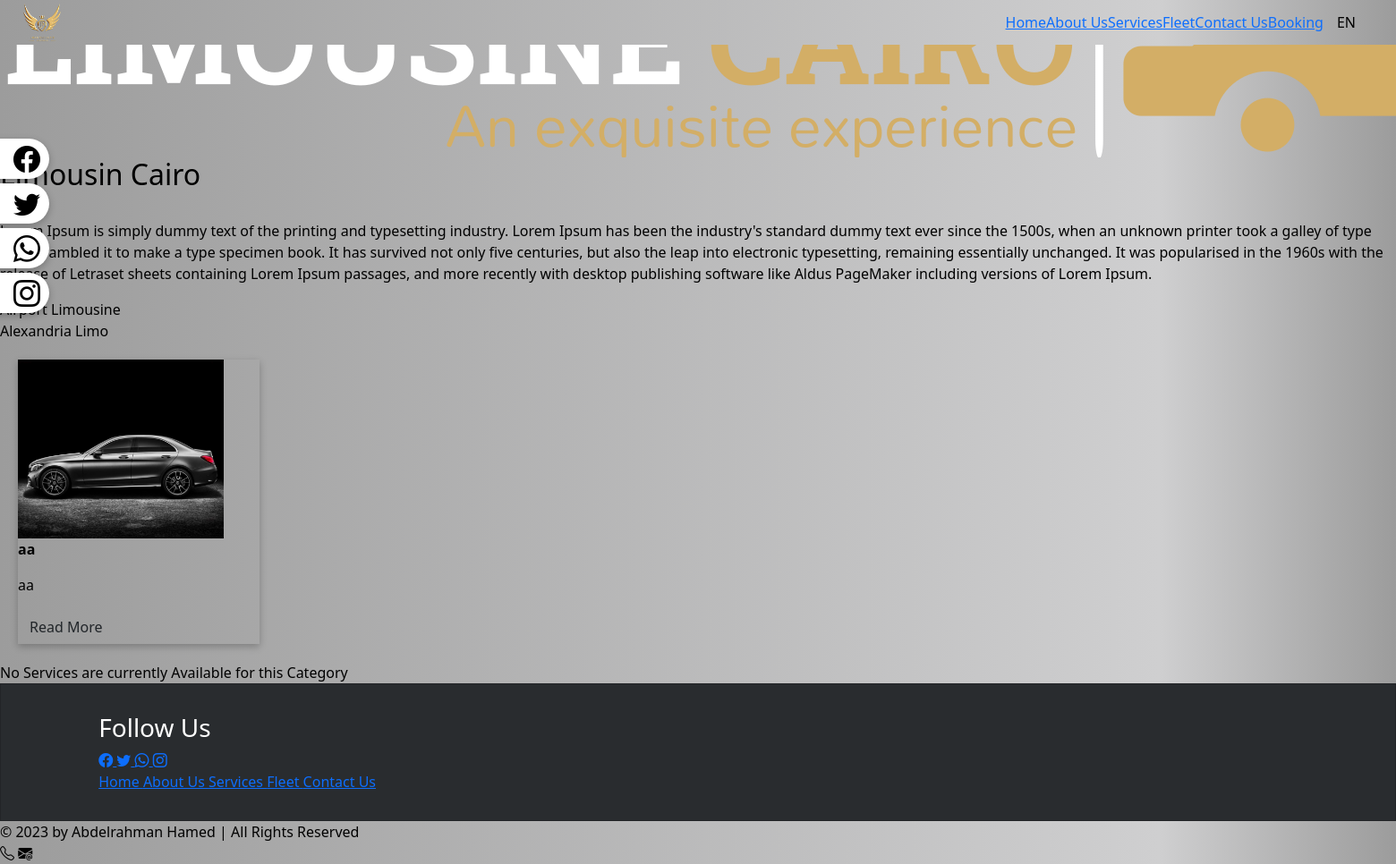
/services, run on the app's committed database.
### lc_app/models.py (models this page shows, shortened)
class Service_category(models.Model):
    title = models.CharField(max_length=200, unique=True)
    title_ar = models.CharField(max_length=200, unique=True)

class Service(models.Model):
    title = models.CharField(max_length=200, unique=True)
    title_ar = models.CharField(max_length=200, unique=True)
    thumbnail = models.ImageField(upload_to=extras.PathRename('services'), storage=extras.OverwriteStorage())
    summary = models.CharField(max_length=100)
    summary_ar = models.CharField(max_length=100)
    slider_image_1 = models.ImageField(upload_to=extras.PathRename('services', "_Slider_1"), storage=extras.OverwriteStorage())
    slider_image_2 = models.ImageField(upload_to=extras.PathRename('services', "_Slider_2"), storage=extras.OverwriteStorage())
    description = models.TextField()
    description_ar = models.TextField()
    description2 = models.TextField()
    description2_ar = models.TextField()
    category = models.ForeignKey(Service_category, on_delete=models.CASCADE)

### lc_app/views.py (the view)
# urls.py: path('services', views.services, name='services'),
def services(request):
    Services_cats = Service_category.objects.all()
    context = {
        'Categories': Services_cats,
    }
    return render(request, 'services_comp.html', context)

### templates/services_comp.html (shortened to what this page needs)
{% load static %}
{% load extras %}
<!DOCTYPE html>
{% if request.COOKIES.language == "AR" %}
    <html lang="ar" dir="rtl">
{% else %}
    <html lang="en" dir="ltr">
{% endif %}
<head>
    <link rel="stylesheet" type="text/css" href="{% static 'limo_app/main/styles.css' %}">
    <link rel="stylesheet" type="text/css" href="{% static 'limo_app/service/styles.css' %}">
    <link rel="stylesheet" type="text/css" href="{% static 'limo_app/section/styles.css' %}">
    <link rel="stylesheet" type="text/css" href="{% static 'limo_app/navbar/styles.css' %}">
    <link rel="stylesheet" type="text/css" href="{% static 'limo_app/libs/bootstrap-5.3.0-alpha1-dist/css/bootstrap.min.css' %}">
    <link rel="stylesheet" href="https://cdn.jsdelivr.net/npm/bootstrap-icons@1.10.3/font/bootstrap-icons.css">
    <link rel="stylesheet" href="https://cdnjs.cloudflare.com/ajax/libs/flag-icon-css/0.8.2/css/flag-icon.min.css">
</head>
<body>
    <div class="nav-wrapper h-100">
        {% include 'navbar.html' %}
    </div>
    <div class="body-wrapper menuDisplayed">
        <div id="main-body" class="main-body col-lg-12">
            <div class="parallax">
                <img src="{% static 'limo_app/images/logo2.png' %}" alt="...">
            </div>
            <div class="services-comp">
                <h2>
                    {% if request.COOKIES.language == "AR" %}
                        ليموزين القاهرة
                    {% else %}
                        Limousin Cairo
                    {% endif %}
                </h2>
                <br>
                <p>
                    {% if request.COOKIES.language == "AR" %}
                        لوريم إيبسوم(Lorem Ipsum) هو ببساطة نص شكلي (بمعنى أن الغاية هي الشكل وليس المحتوى) ويُستخدم في
                        صناعات المطابع ودور النشر. كان لوريم إيبسوم ولايزال المعيار للنص الشكلي منذ القرن الخامس عشر عندما
                        قامت مطبعة مجهولة برص مجموعة من الأحرف بشكل عشوائي أخذتها من نص، لتكوّن كتيّب بمثابة دليل أو مرجع
                        شكلي لهذه الأحرف. خمسة قرون من الزمن لم تقضي على هذا النص، بل انه حتى صار مستخدماً وبشكله الأصلي في
                        الطباعة والتنضيد الإلكتروني. انتشر بشكل كبير في ستينيّات هذا القرن مع إصدار رقائق "ليتراسيت"
                        (Letraset) البلاستيكية تحوي مقاطع من هذا النص، وعاد لينتشر مرة أخرى مؤخراَ مع ظهور برامج النشر
                        الإلكتروني مثل "ألدوس بايج مايكر" (Aldus PageMaker) والتي حوت أيضاً على نسخ من نص لوريم إيبسوم.
                    {% else %}
                        Lorem Ipsum is simply dummy text of the printing and typesetting industry. Lorem Ipsum has been the
                        industry's standard dummy text ever since the 1500s, when an unknown printer took a galley of type
                        and
                        scrambled it to make a type specimen book. It has survived not only five centuries, but also the
                        leap
                        into electronic typesetting, remaining essentially unchanged. It was popularised in the 1960s with
                        the
                        release of Letraset sheets containing Lorem Ipsum passages, and more recently with desktop
                        publishing
                        software like Aldus PageMaker including versions of Lorem Ipsum.
                    {% endif %}
                </p>
                {%if Categories%}
                    <div class="tabs">
                        {% for cat in Categories %}
                            {% if forloop.first %}
                                <div class="tab active" onclick="switchTab('{{ forloop.counter0 }}')">
                                    {% if request.COOKIES.language == "AR" %}
                                        {{cat.title_ar}}
                                    {% else %}
                                        {{cat.title}}
                                    {% endif %}
                                </div>
                            {% else %}
                                <div class="tab" onclick="switchTab('{{ forloop.counter0 }}')">
                                    {% if request.COOKIES.language == "AR" %}
                                        {{cat.title_ar}}
                                    {% else %}
                                        {{cat.title}}
                                    {% endif %}
                                </div>
                            {% endif %}
                        {% endfor %}
                    </div>
                    {% for cat in Categories %}
                        {% if forloop.first %}
                            <div class="services-section active">
                                {%if cat.service_set.all%}
                                    {% for service in cat.service_set.all %}
                                        <div class="services-item">
                                            <img src="{{service.thumbnail.url}}" class="services-img">
                                            <div class="services-img-overlay">
                                                <p class="fw-bold">
                                                    {% if request.COOKIES.language == "AR" %}
                                                        {{service.title_ar}}
                                                    {% else %}
                                                        {{service.title}}
                                                    {% endif %}
                                                </p>
                                                <p>
                                                    {% if request.COOKIES.language == "AR" %}
                                                        {{service.summary_ar}}
                                                    {% else %}
                                                        {{service.summary}}
                                                    {% endif %}
                                                </p>
                                                <a type="button" class="btn read-more" href="{% url 'service' title=service.title %}">
                                                    {% if request.COOKIES.language == "AR" %}
                                                        المزيد
                                                    {% else %}
                                                        Read More
                                                    {% endif %}
                                                </a>
                                            </div>
                                        </div>
                                    {% endfor %}
                                {% else %}
                                    {% if request.COOKIES.language == "AR" %}
                                        لا يوجد خدمات من هذة الفئة حاليا
                                    {% else %}
                                        No Services are currently Available for this Category
                                    {% endif %}
                                {% endif %}
                            </div>
                        {% else %}
                            <div class="services-section">
                                {%if cat.service_set.all%}
                                    {% for service in cat.service_set.all %}
                                        <div class="services-item">
                                            <img src="{{service.thumbnail.url}}" class="services-img">
                                            <div class="services-img-overlay">
                                                <p class="fw-bold">
                                                    {% if request.COOKIES.language == "AR" %}
                                                        {{service.title_ar}}
                                                    {% else %}
                                                        {{service.title}}
                                                    {% endif %}
                                                </p>
                                                <p>
                                                    {% if request.COOKIES.language == "AR" %}
                                                        {{service.summary_ar}}
                                                    {% else %}
                                                        {{service.summary}}
                                                    {% endif %}
                                                </p>
                                                <a type="button" class="btn read-more" href="{% url 'service' title=service.title %}">
                                                    {% if request.COOKIES.language == "AR" %}
                                                        المزيد
                                                    {% else %}
                                                        Read More
                                                    {% endif %}
                                                </a>
                                            </div>
                                        </div>
                                    {% endfor %}
                                {% else %}
                                    {% if request.COOKIES.language == "AR" %}
                                        لا يوجد خدمات من هذة الفئة حاليا
                                    {% else %}
                                        No Services are currently Available for this Category
                                    {% endif %}
                                {% endif %}
                            </div>
                        {% endif %}
                    {% endfor %}
                {% endif %}
            </div>
        </div>
        {% include 'footer.html' %}
    </div>
    {% include 'add-ons.html' %}
</body>
</html>

### data on the page
Service_category: title "Airport Limousine"
Service_category: title "Alexandria Limo", shows "No Services are currently Available for this Category"
Service: thumbnail (picture), title "aa", summary "aa"
